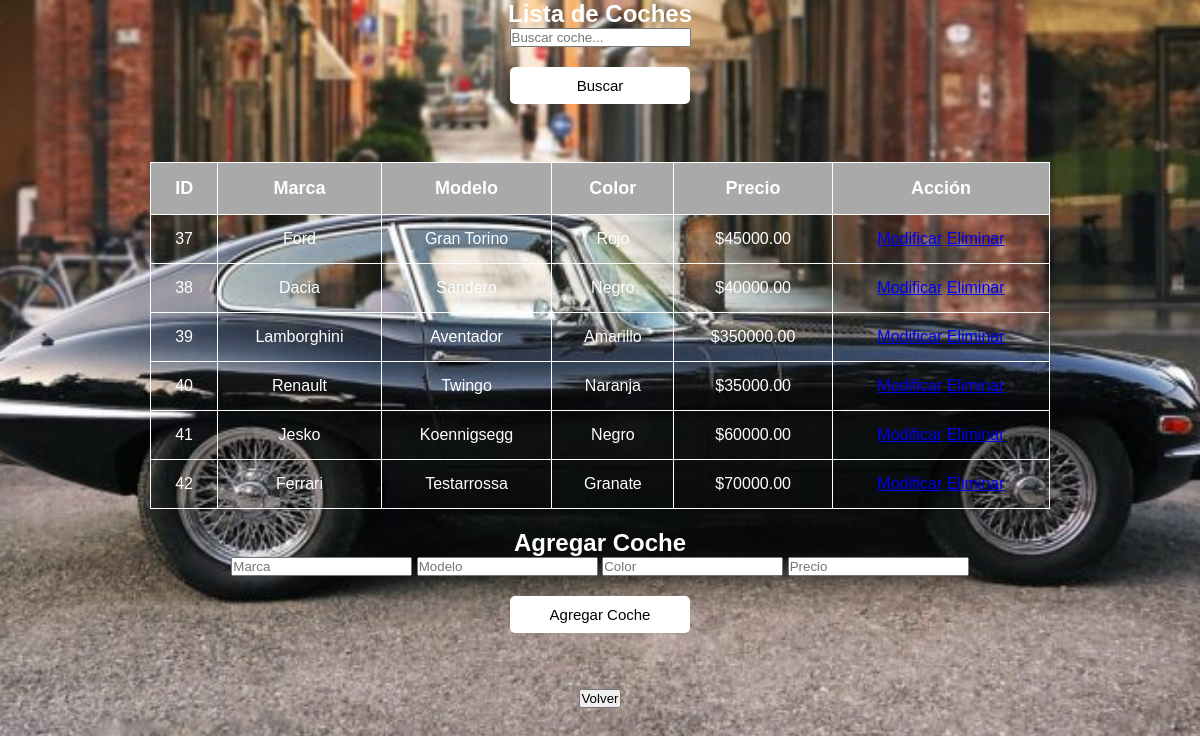
The app's page /admin_coches.php (signed in) with its own data.
### tables this page shows
CREATE TABLE `coches` (
  `id_coche` int(10) unsigned NOT NULL AUTO_INCREMENT,
  `modelo` varchar(50) NOT NULL,
  `marca` varchar(50) NOT NULL,
  `color` varchar(30) NOT NULL,
  `precio` decimal(10,2) NOT NULL,
  `alquilado` tinyint(1) NOT NULL DEFAULT '0',
  `foto` varchar(100) NOT NULL,
  `id_vendedor` int(11) NOT NULL,
  PRIMARY KEY (`id_coche`)
);

### admin_coches.php (the view, shortened to what this page needs)
<?php
include 'db.php';
?>
<!DOCTYPE html>
<html lang="es">
<head>
    <link rel="stylesheet" type="text/css" href="estilo.css">
</head>
<body>
    <h2>Lista de Coches</h2>
    <form method="GET">
        <input type="text" name="buscar" placeholder="Buscar coche...">
        <button type="submit">Buscar</button>
    </form><br>
    <?php
    $where = "";
    $sql = "SELECT id_coche, marca, modelo, color, precio FROM coches $where";
    $result = mysqli_query($conexion, $sql);
    if (mysqli_num_rows($result) > 0) {
        echo "<table border='1'>
                <tr>
                    <th>ID</th>
                    <th>Marca</th>
                    <th>Modelo</th>
                    <th>Color</th>
                    <th>Precio</th>
                    <th>Acción</th>
                </tr>";
        while ($row = mysqli_fetch_assoc($result)) {
            echo "<tr>
                    <td>{$row['id_coche']}</td>
                    <td>{$row['marca']}</td>
                    <td>{$row['modelo']}</td>
                    <td>{$row['color']}</td>
                    <td>\${$row['precio']}</td>
                   <td>
                        <a href='editar_coche.php?id={$row['id_coche']}' class='accion-boton accion-modificar'>Modificar</a>
                        <a href='borrar_coche.php?id={$row['id_coche']}' class='accion-boton accion-eliminar'>Eliminar</a>
                   </td>
                  </tr>";
        }
        echo "</table>";
    } else {
        echo "<p>No hay coches registrados.</p>";
    }
    ?>
    <h2>Agregar Coche</h2>
    <form method="POST">
        <input type="text" name="marca" placeholder="Marca" required>
        <input type="text" name="modelo" placeholder="Modelo" required>
        <input type="text" name="color" placeholder="Color" required>
        <input type="number" name="precio" placeholder="Precio" required>
        <button type="submit" name="agregar">Agregar Coche</button>
    </form>
    ?><br><br>
    <form action="index.php" method="post">
            <input type="submit" value="Volver">
        </form>
</body>
</html>

### estilo.css (style rules this page uses)
* { margin: 0; padding: 0; box-sizing: border-box; }
body { font-family: 'Poppins', Arial, Helvetica, sans-serif; background-color: #D3D3D3; background-image: url('img/imagenfondo.jpg'); background-size: cover; background-repeat: no-repeat; background-position: center; background-attachment: fixed; color: white; text-align: center; }
table { margin: 20px auto; border-collapse: collapse; width: 90%; max-width: 900px; }
th, td { padding: 15px; text-align: center; border: 1px solid; }
th { background-color: #A9A9A9; color: white; font-size: 18px; }
button { font-size: 15px; padding: 10px 20px; background-color: white; color: black; border: none; border-radius: 5px; cursor: pointer; width: 15%; display: block; margin: 20px auto; }

### records on screen
coches: id_coche "37", marca "Ford", modelo "Gran Torino", color "Rojo", precio "45000.00"
coches: id_coche "38", marca "Dacia", modelo "Sandero", color "Negro", precio "40000.00"
coches: id_coche "39", marca "Lamborghini", modelo "Aventador", color "Amarillo", precio "350000.00"
coches: id_coche "40", marca "Renault", modelo "Twingo", color "Naranja", precio "35000.00"
coches: id_coche "41", marca "Jesko", modelo "Koennigsegg", color "Negro", precio "60000.00"
coches: id_coche "42", marca "Ferrari", modelo "Testarrossa", color "Granate", precio "70000.00"
